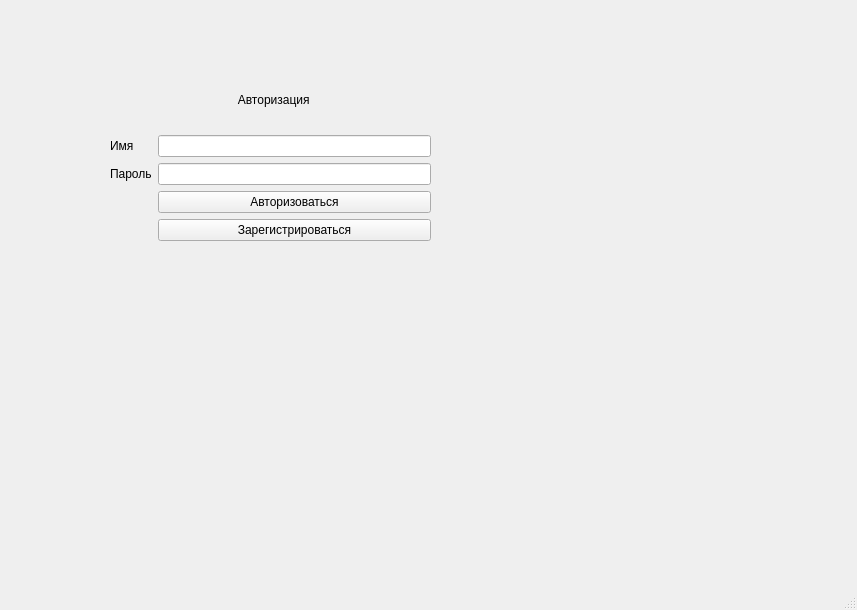
<?xml version="1.0" encoding="UTF-8"?>
<ui version="4.0">
 <class>MainWindow</class>
 <widget class="QMainWindow" name="MainWindow">
  <property name="geometry">
   <rect>
    <x>0</x>
    <y>0</y>
    <width>857</width>
    <height>610</height>
   </rect>
  </property>
  <property name="windowTitle">
   <string>MainWindow</string>
  </property>
  <widget class="QWidget" name="centralwidget">
   <widget class="QWidget" name="gridLayoutWidget">
    <property name="geometry">
     <rect>
      <x>110</x>
      <y>70</y>
      <width>321</width>
      <height>171</height>
     </rect>
    </property>
    <layout class="QGridLayout" name="gridLayout">
     <item row="1" column="0">
      <widget class="QLabel" name="label">
       <property name="text">
        <string>Имя</string>
       </property>
      </widget>
     </item>
     <item row="3" column="1">
      <widget class="QPushButton" name="pushButtonlog">
       <property name="text">
        <string>Авторизоваться</string>
       </property>
      </widget>
     </item>
     <item row="2" column="0">
      <widget class="QLabel" name="label_2">
       <property name="text">
        <string>Пароль</string>
       </property>
      </widget>
     </item>
     <item row="2" column="1">
      <widget class="QLineEdit" name="lineEditpass"/>
     </item>
     <item row="1" column="1">
      <widget class="QLineEdit" name="lineEditname"/>
     </item>
     <item row="4" column="1">
      <widget class="QPushButton" name="pushButton">
       <property name="text">
        <string>Зарегистрироваться</string>
       </property>
      </widget>
     </item>
     <item row="0" column="1">
      <widget class="QLabel" name="label_3">
       <property name="text">
        <string>                        Авторизация</string>
       </property>
      </widget>
     </item>
    </layout>
   </widget>
  </widget>
  <widget class="QMenuBar" name="menubar">
   <property name="geometry">
    <rect>
     <x>0</x>
     <y>0</y>
     <width>857</width>
     <height>26</height>
    </rect>
   </property>
  </widget>
  <widget class="QStatusBar" name="statusbar"/>
 </widget>
 <resources/>
 <connections/>
</ui>
